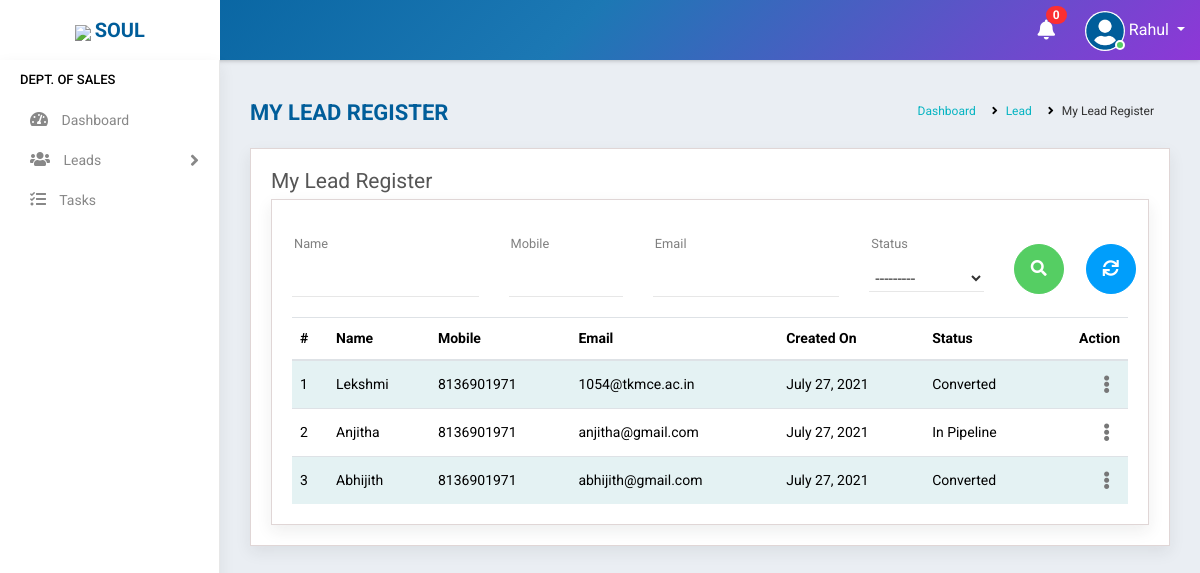
The app's page /lead/register/ (signed in), older data.
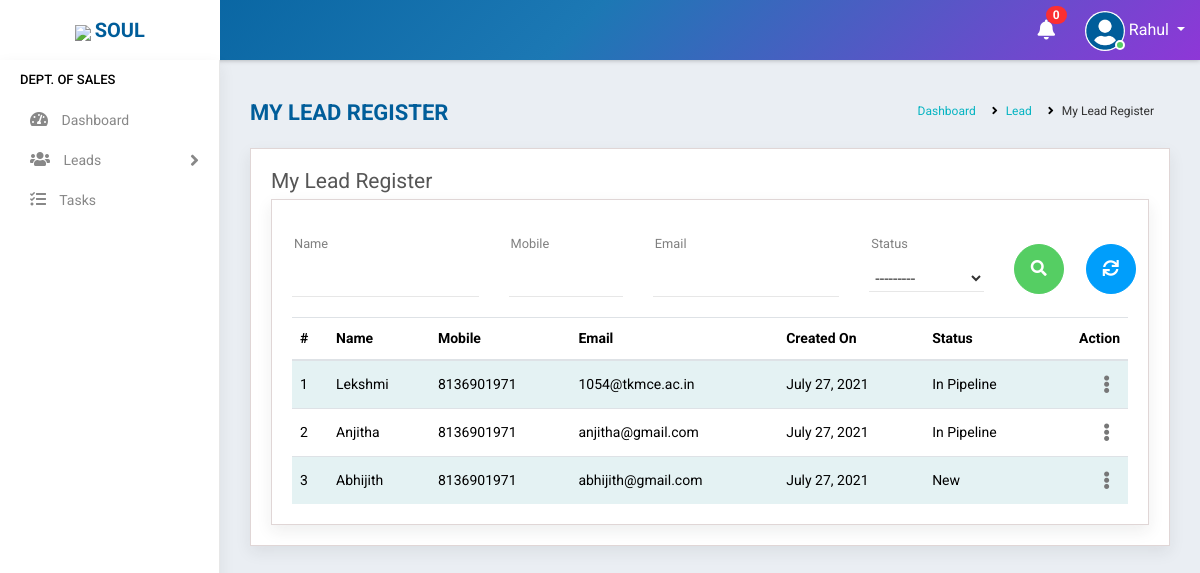
The same page, newer data.
### accounts/models.py (models this page shows, shortened)
class Lead(models.Model):
    groups = (
    ('New', 'New'),
    ('In Pipeline', 'In Pipeline'),
    ('Converted', 'Converted'),
    ('Lost', 'Lost'),
    ('Not Interested', 'Not Interested'),
    )
    name = models.CharField(max_length=100,null=True, blank=True)
    email = models.EmailField(max_length=200,null=True,blank=True)
    mobile = models.CharField(max_length=10,null=True,blank=True)
    sex = models.CharField(max_length=10,null=True,choices=(('Male','Male'),('Female','Female')),blank=True)
    generator = models.ForeignKey(Staff,on_delete=models.PROTECT, blank=True,null=True,limit_choices_to={'stype':"2"})
    created_on = models.DateField(auto_now_add=True, null=True, blank=True)
    status = models.CharField(max_length=100,null=True, blank=True,choices=groups,default="New")

### accounts/views.py (the view)
# urls.py: path('lead/register/', MyLeadRegister.as_view(),name='lead_register'),
class MyLeadRegister(View):
    def get(self, request):
        user=request.user
        if user.is_authenticated:
            note = Notification.objects.filter(receiver=user).filter(status="Not Read").order_by('-datetime')
            no_count = note.count()
            try:
                s= Staff.objects.get(user=user)
                if s.stype =="2":
                    lead = Lead.objects.filter(generator=s)
                    f=LeadFilter(self.request.GET,queryset=lead)
                    lead=f.qs
                    return render(request,'accounts/lead_register.html',{'f':f,'s':s,'no_count':no_count,'note':note,'lead':lead})
                else:
                    return redirect('home')
            except:
                return redirect('home')
        else:
            return redirect('logout')

### accounts/templates/accounts/lead_register.html (shortened to what this page needs)
{% extends 'accounts/main.html' %}
    {% block content %}
<div class="main-wrapper">
    {% include 'accounts/navbar.html' %}
    {% include 'accounts/sidebar_sales.html' %}
    <div class="page-wrapper">
        <div class="content container-fluid">
            <div class="page-header">
                <div class="row">
                    <div class="col-lg-7 col-md-12 col-sm-12 col-12">
                        <h5 class="text-uppercase">My Lead Register</h5>
                    </div>
                    <div class="col-lg-5 col-md-12 col-sm-12 col-12">
                        <ul class="list-inline breadcrumb float-right">
                        <li class="list-inline-item"><a href="{% url 'home' %}">Dashboard</a></li>
                        <li class="list-inline-item"><a href="">Lead</a></li>
                        <li class="list-inline-item">My Lead Register</li>
                        </ul>
                    </div>
                </div>
            </div>
            <div class="content-page">
                <div class="row">
                    <div class="col-sm-8 col-5">
                        <h4 class="page-title">My Lead Register</h4>
                    </div>
                </div>
                <form method="get">
                <div class="content-page">
                    <div class="row filter-row">
                        <div class="col-sm-6 col-md-3">
                            <div class="form-group custom-mt-form-group">
                            {{f.form.name}}
                            <label class="control-label">Name</label><i class="bar"></i>
                            </div>
                        </div>
                        <div class="col-sm-6 col-md-2">
                            <div class="form-group custom-mt-form-group">
                            {{f.form.mobile}}
                            <label class="control-label">Mobile</label><i class="bar"></i>
                            </div>
                        </div>
                        <div class="col-sm-6 col-md-3">
                            <div class="form-group custom-mt-form-group">
                            {{f.form.email}}
                            <label class="control-label">Email</label><i class="bar"></i>
                            </div>
                        </div>
                        <div class="col-sm-6 col-md-2">
                            <div class="form-group custom-mt-form-group">
                            {{f.form.status}}
                            <label class="control-label">Status</label><i class="bar"></i>
                            </div>
                        </div>
                        <div class="col-sm-6 col-md-1">
                            <button type="submit" class="btn btn-success btn-block mt-4 mb-2"  style="height: 30px;width:50px;border-radius: 50px 50px 50px 50px"><i class="fa fa-search" aria-hidden="true"></i></button>
                        </div>
                        <div class="col-sm-6 col-md-1">
                            <a type="reset" href="{% url 'lead_register' %}" class="btn btn-info btn-block mt-4 mb-2"  style="height: 30px;width:50px;border-radius: 50px 50px 50px 50px"><i class="fas fa-sync" aria-hidden="true"></i></a>
                        </div>
                    </div>
                </form>
                {% include 'accounts/mini/lead_register.html' %}
            </div>
        </div>
    </div>
    {% endblock %}

### accounts/templates/accounts/mini/lead_register.html (shortened to what this page needs)
<div class="row">
    <div class="col-md-12">
        <div class="table-responsive">
            <table class="table table-striped custom-table">
                <thead>
                    <tr>
                        <th>#</th>
                        <th>Name</th>
                        <th>Mobile</th>
                        <th>Email</th>
                        <th>Created On</th>
                        <th>Status</th>
                        <th class="text-right">Action</th>
                    </tr>
                </thead>
                <tbody>
                    {% for i in lead %}
                    <tr>
                        <td>
                            {{forloop.counter}}
                        </td>
                        <td>{{i.name}}</td>
                        <td>{{i.mobile}}</td>
                        <td>{{i.email}}</td>
                        <td>{{i.created_on}}</td>
                        <td>{{i.status}}</td>
                        <td class="text-right">
                            <div class="dropdown dropdown-action">
                                <a href="#" class="action-icon dropdown-toggle" data-toggle="dropdown"
                                    aria-expanded="false"><i class="fas fa-ellipsis-v"></i></a>
                            </div>
                        </td>
                    </tr>
                    {% endfor %}
                </tbody>
            </table>
        </div>
    </div>
</div>

Row changes from the older to the newer data that the page shows:
changed Lead "Lekshmi": status "Converted" → "In Pipeline"
changed Lead "Abhijith": status "Converted" → "New"
